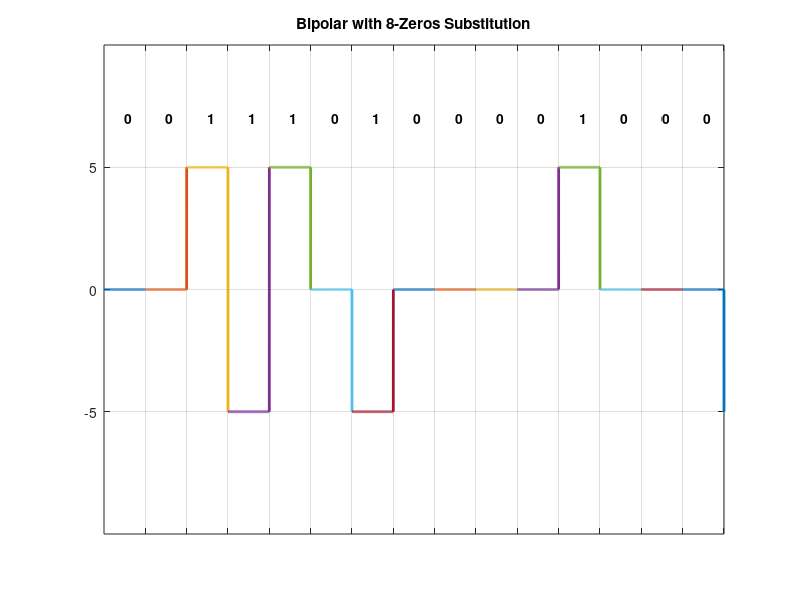

Write MATLAB code to recreate this figure.
bitstream = [0 0 1 1 1 0 1 0 0 0 0 1 0 0 0];
% B8ZS Bipolar with 8-Zeros Substitution
%   sample data:
%       d = [ 1 1 0 0 0 0 0 0 0 0 1 1 0 0 0 0 0 1 0 ]
%   usage:
%       b8zs(d)
%   author:
%       Anastasios Latsas

% pulse height
pulse = 5;

% assume that current pulse level is a "low" pulse; this is
% the pulse level for the bit before given bitstream
current_level = -pulse;

% define violation patterns
% positive_violation: used when bit before violation has positive pulse
% negative_violation: used when bit before violation has negative pulse
positive_violation = [ '0' '0' '0' '+' '-' '0' '-' '+' ];
negative_violation = [ '0' '0' '0' '-' '+' '0' '+' '-' ];

function num = consecutive_zeros(bitstream, pos)
    % count consecutive zeros in an array from given position
    % parameters:
    %   bitstream: array of bits to be searched
    %   pos:       position in the array to start counting
    num = 0;
    for b = pos:length(bitstream)
        if bitstream(b) == 0
            num = num + 1;
        else
            return
        end
    end
end

function draw_pulse(x, y, height, b, bit_label)
    % draw a single pulse and the bit it represents
    % parameters:
    %   x:         bit time (axis x)
    %   y:         pulse levels (axis y)
    %   height:    pulse height
    %   b:         bit index in bitstream array
    %   bit_label: the digit this pulse represents
    plot(x, y, 'LineWidth', 2);
    text(b-0.5, height+2, bit_label, 'FontWeight', 'bold')
    hold on;
end

bit = 1;
while bit <= length(bitstream)
    % set bit time
    bt = bit-1:0.001:bit;

    if bitstream(bit) == 0
        % count zeros, if more than 8 found introduce violation
        if consecutive_zeros(bitstream, bit) >= 8
            % select violation pattern according to previous pulse
            if current_level > 0
                pattern = positive_violation;
            else
                pattern = negative_violation;
            end

            % operate on each bit of violation pattern array
            for v_bit = 1:8
                % calculate bit time for violation pattern
                % we continue from previous index
                % where 'bit' and 'v_bit' variables are used together
                % we need to subtract 1 because pattern[1] is actually
                % bitstream[bit]
                v_bt = (v_bit+bit-2):0.001:(v_bit+bit-1);
                switch pattern(v_bit)
                    case '0'
                        y = zeros(size(v_bt));
                    case '+'
                        y = (v_bt < v_bit+bit-1) * pulse;
                        current_level = pulse;
                    case '-'
                        y = (v_bt < v_bit+bit-1) * -pulse;
                        current_level = -pulse;
                end

                % inspect next bit in violation pattern
                try
                    if pattern(v_bit + 1) == '+'
                        y(end) = pulse;
                    elseif pattern(v_bit + 1) == '-'
                        y(end) = -pulse;
                    end
                catch
                    % violation pattern end, try original data
                    try
                        if bitstream(bit + 8) == 1
                            y(end) = -current_level;
                        end
                    catch
                        % bitstream end, assume next bit is 1
                        y(end) = -current_level;
                    end
                end
                draw_pulse(v_bt, y, pulse, v_bit+bit-1, pattern(v_bit))
            end
            % skip zeros in original data
            bit = bit + 8;
            continue
        else
            % less that 8 zeros found, draw 0
            y = zeros(size(bt));
        end
    else
        % each binary 1 has the opposite pulse level from the previous
        current_level = -current_level;
        y = (bt < bit) * current_level;
    end

    % assign last pulse point by inspecting the following bit
    try
        % we care only about binary 1, zeros will always
        % start at zero level (including violation patterns)
        if bitstream(bit + 1) == 1
            y(end) = -current_level;
        end
    catch
        % bitstream end; assume next bit is 1
        y(end) = -current_level;
    end

    % draw pulse
    draw_pulse(bt, y, pulse, bit, num2str(bitstream(bit)))
    % move to the next bit
    bit = bit + 1;
end

% draw grid
grid on;
axis([0 length(bitstream) -pulse*2 pulse*2]);
set(gca,'YTick', [-pulse 0 pulse])
set(gca,'XTick', 1:length(bitstream))
set(gca,'XTickLabel', '')
title('Bipolar with 8-Zeros Substitution')





